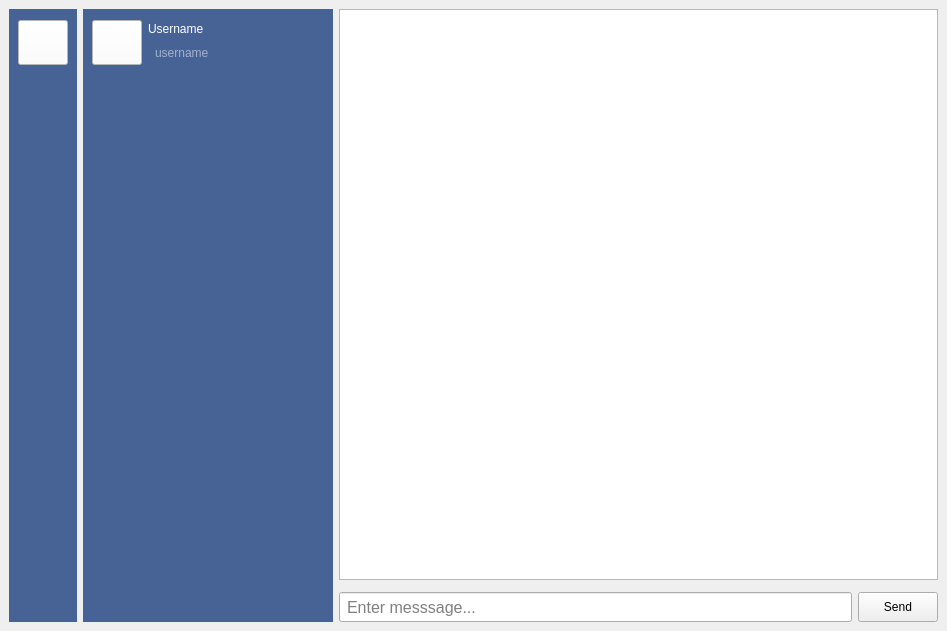
<?xml version="1.0" encoding="UTF-8"?>
<ui version="4.0">
 <class>Form</class>
 <widget class="QWidget" name="Form">
  <property name="geometry">
   <rect>
    <x>0</x>
    <y>0</y>
    <width>947</width>
    <height>631</height>
   </rect>
  </property>
  <property name="windowTitle">
   <string>Form</string>
  </property>
  <layout class="QGridLayout" name="gridLayout_2">
   <property name="leftMargin">
    <number>9</number>
   </property>
   <property name="topMargin">
    <number>9</number>
   </property>
   <property name="rightMargin">
    <number>9</number>
   </property>
   <property name="bottomMargin">
    <number>9</number>
   </property>
   <item row="2" column="2">
    <widget class="QLineEdit" name="message_lineEdit">
     <property name="minimumSize">
      <size>
       <width>0</width>
       <height>30</height>
      </size>
     </property>
     <property name="font">
      <font>
       <pointsize>12</pointsize>
      </font>
     </property>
     <property name="styleSheet">
      <string notr="true">padding:  0 0 0 5;</string>
     </property>
     <property name="placeholderText">
      <string>Enter messsage...</string>
     </property>
    </widget>
   </item>
   <item row="2" column="3">
    <widget class="QPushButton" name="btn_send_message">
     <property name="minimumSize">
      <size>
       <width>0</width>
       <height>30</height>
      </size>
     </property>
     <property name="text">
      <string>Send</string>
     </property>
    </widget>
   </item>
   <item row="0" column="2" colspan="2">
    <widget class="QStackedWidget" name="stackedWidget">
     <widget class="QWidget" name="page">
      <layout class="QVBoxLayout" name="verticalLayout_2">
       <property name="spacing">
        <number>6</number>
       </property>
       <property name="leftMargin">
        <number>0</number>
       </property>
       <property name="topMargin">
        <number>0</number>
       </property>
       <property name="rightMargin">
        <number>0</number>
       </property>
       <property name="bottomMargin">
        <number>0</number>
       </property>
       <item>
        <widget class="QListWidget" name="listWidget_for_messages"/>
       </item>
      </layout>
     </widget>
     <widget class="QWidget" name="page_2"/>
    </widget>
   </item>
   <item row="0" column="1" rowspan="3">
    <widget class="QWidget" name="widget_2" native="true">
     <property name="maximumSize">
      <size>
       <width>250</width>
       <height>16777215</height>
      </size>
     </property>
     <property name="styleSheet">
      <string notr="true">background-color: rgb(71, 99, 150);
</string>
     </property>
     <layout class="QGridLayout" name="gridLayout">
      <item row="0" column="0" rowspan="2">
       <widget class="QPushButton" name="btn_menu_2">
        <property name="minimumSize">
         <size>
          <width>50</width>
          <height>45</height>
         </size>
        </property>
        <property name="maximumSize">
         <size>
          <width>50</width>
          <height>40</height>
         </size>
        </property>
        <property name="styleSheet">
         <string notr="true">background-color: rgb(255, 255, 255);</string>
        </property>
        <property name="text">
         <string/>
        </property>
        <property name="icon">
         <iconset resource="../images/res.qrc">
          <normaloff>:/menu.png</normaloff>:/menu.png</iconset>
        </property>
        <property name="iconSize">
         <size>
          <width>32</width>
          <height>32</height>
         </size>
        </property>
        <property name="checkable">
         <bool>true</bool>
        </property>
        <property name="autoExclusive">
         <bool>true</bool>
        </property>
        <property name="autoRepeatDelay">
         <number>300</number>
        </property>
        <property name="autoRepeatInterval">
         <number>100</number>
        </property>
       </widget>
      </item>
      <item row="0" column="1">
       <widget class="QLabel" name="label">
        <property name="styleSheet">
         <string notr="true">color: rgb(255, 255, 255);</string>
        </property>
        <property name="text">
         <string>Username</string>
        </property>
       </widget>
      </item>
      <item row="1" column="1">
       <widget class="QLineEdit" name="username_LineEdit">
        <property name="styleSheet">
         <string notr="true">padding: 0 0 2 5;
color: white;
border:none;</string>
        </property>
        <property name="placeholderText">
         <string>username</string>
        </property>
       </widget>
      </item>
      <item row="2" column="1">
       <spacer name="verticalSpacer_2">
        <property name="orientation">
         <enum>Qt::Vertical</enum>
        </property>
        <property name="sizeHint" stdset="0">
         <size>
          <width>20</width>
          <height>541</height>
         </size>
        </property>
       </spacer>
      </item>
     </layout>
    </widget>
   </item>
   <item row="0" column="0" rowspan="3">
    <widget class="QWidget" name="widget" native="true">
     <property name="styleSheet">
      <string notr="true">background-color: rgb(71, 99, 150);
</string>
     </property>
     <layout class="QVBoxLayout" name="verticalLayout">
      <item>
       <widget class="QPushButton" name="btn_menu_1">
        <property name="minimumSize">
         <size>
          <width>50</width>
          <height>45</height>
         </size>
        </property>
        <property name="maximumSize">
         <size>
          <width>50</width>
          <height>40</height>
         </size>
        </property>
        <property name="styleSheet">
         <string notr="true">background-color: rgb(255, 255, 255);</string>
        </property>
        <property name="icon">
         <iconset resource="../images/res.qrc">
          <normaloff>:/menu.png</normaloff>:/menu.png</iconset>
        </property>
        <property name="iconSize">
         <size>
          <width>32</width>
          <height>32</height>
         </size>
        </property>
        <property name="checkable">
         <bool>true</bool>
        </property>
        <property name="checked">
         <bool>false</bool>
        </property>
        <property name="autoRepeat">
         <bool>false</bool>
        </property>
        <property name="autoExclusive">
         <bool>true</bool>
        </property>
        <property name="autoRepeatDelay">
         <number>300</number>
        </property>
        <property name="autoRepeatInterval">
         <number>100</number>
        </property>
       </widget>
      </item>
      <item>
       <spacer name="verticalSpacer">
        <property name="orientation">
         <enum>Qt::Vertical</enum>
        </property>
        <property name="sizeHint" stdset="0">
         <size>
          <width>20</width>
          <height>541</height>
         </size>
        </property>
       </spacer>
      </item>
     </layout>
    </widget>
   </item>
  </layout>
 </widget>
 <resources>
  <include location="../images/res.qrc"/>
 </resources>
 <connections>
  <connection>
   <sender>btn_menu_1</sender>
   <signal>clicked(bool)</signal>
   <receiver>widget_2</receiver>
   <slot>setVisible(bool)</slot>
   <hints>
    <hint type="sourcelabel">
     <x>54</x>
     <y>42</y>
    </hint>
    <hint type="destinationlabel">
     <x>270</x>
     <y>134</y>
    </hint>
   </hints>
  </connection>
  <connection>
   <sender>btn_menu_2</sender>
   <signal>toggled(bool)</signal>
   <receiver>widget</receiver>
   <slot>setVisible(bool)</slot>
   <hints>
    <hint type="sourcelabel">
     <x>125</x>
     <y>53</y>
    </hint>
    <hint type="destinationlabel">
     <x>36</x>
     <y>123</y>
    </hint>
   </hints>
  </connection>
  <connection>
   <sender>btn_menu_2</sender>
   <signal>toggled(bool)</signal>
   <receiver>widget_2</receiver>
   <slot>setHidden(bool)</slot>
   <hints>
    <hint type="sourcelabel">
     <x>141</x>
     <y>46</y>
    </hint>
    <hint type="destinationlabel">
     <x>213</x>
     <y>123</y>
    </hint>
   </hints>
  </connection>
  <connection>
   <sender>btn_menu_1</sender>
   <signal>toggled(bool)</signal>
   <receiver>widget</receiver>
   <slot>setHidden(bool)</slot>
   <hints>
    <hint type="sourcelabel">
     <x>36</x>
     <y>53</y>
    </hint>
    <hint type="destinationlabel">
     <x>33</x>
     <y>202</y>
    </hint>
   </hints>
  </connection>
 </connections>
</ui>
